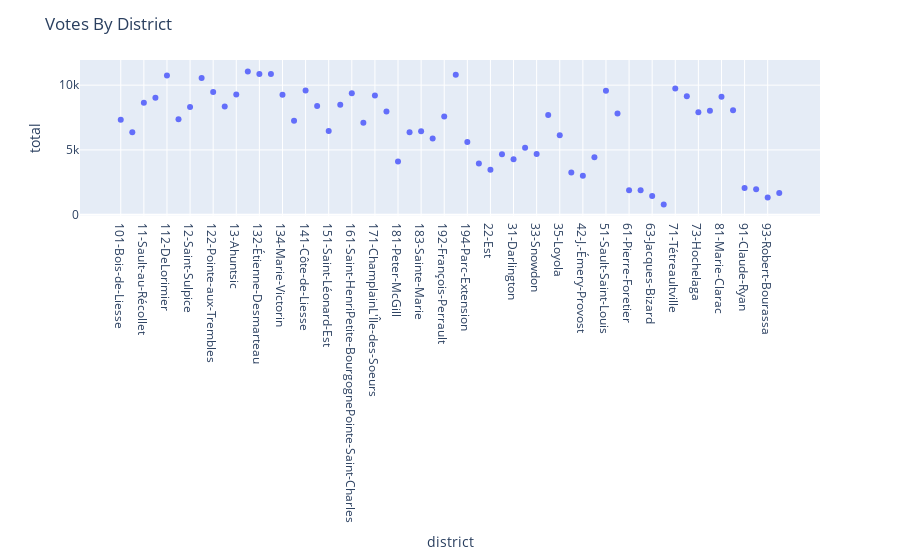

The notebook cell saved with this chart:
### Markdown cell above
### 3.3 Using The New Package
Finally, it's time to use the newly installed package! Pick a dataset from the [data package](https://plotly.com/python-api-reference/generated/plotly.data.html) that is a part of Plotly. 


### 3.3.1 (10 points):

Create a graph using one of these datasets. You can use the documentation for inspiration, but try to change the variables around so you get to really experience the package! Make sure to include titles and axis labels!

### Code cell
import plotly.express as px
data = plotly.data.election()
fig1 = px.scatter(data, x="district", y="total")
fig1.update_layout(title="Votes By District")

### Figure 1 — Plotly figure (JSON) as saved in the notebook; plotly's stock layout.template omitted (floating-point values rounded to 4 significant figures)
{"data": [{"hovertemplate": "district=%{x}<br>total=%{y}<extra></extra>", "legendgroup": "", "marker": {"color": "#636efa", "symbol": "circle"}, "mode": "markers", "name": "", "orientation": "v", "showlegend": false, "type": "scatter", "x": ["101-Bois-de-Liesse", "102-Cap-Saint-Jacques", "11-Sault-au-Récollet", "111-Mile-End", "112-DeLorimier", "113-Jeanne-Mance", "12-Saint-Sulpice", "121-La Pointe-aux-Prairies", "122-Pointe-aux-Trembles", "123-Rivière-des-Prairies", "13-Ahuntsic", "131-Saint-Édouard", "132-Étienne-Desmarteau", "133-Vieux-Rosemont", "134-Marie-Victorin", "14-Bordeaux-Cartierville", "141-Côte-de-Liesse", "142-Norman-McLaren", "151-Saint-Léonard-Est", "152-Saint-Léonard-Ouest", "161-Saint-HenriPetite-BourgognePointe-Saint-Charles", "162-Saint-PaulÉmard", "171-ChamplainL'Île-des-Soeurs", "172-Desmarchais-Crawford", "181-Peter-McGill", "182-Saint-Jacques", "183-Sainte-Marie", "191-Saint-Michel", "192-François-Perrault", "193-Villeray", "194-Parc-Extension", "21-Ouest", "22-Est", "23-Centre", "31-Darlington", "32-Côte-des-Neiges", "33-Snowdon", "34-Notre-Dame-de-Grâce", "35-Loyola", "41-du Canal", "42-J.-Émery-Provost", "43-Fort-Rolland", "51-Sault-Saint-Louis", "52-Cecil-P.-Newman", "61-Pierre-Foretier", "62-Denis-Benjamin-Viger", "63-Jacques-Bizard", "64-Sainte-Geneviève", "71-Tétreaultville", "72-MaisonneuveLongue-Pointe", "73-Hochelaga", "74-Louis-Riel", "81-Marie-Clarac", "82-Ovide-Clermont", "91-Claude-Ryan", "92-Joseph-Beaubien", "93-Robert-Bourassa", "94-Jeanne-Sauvé"], "xaxis": "x", "y": [7334, 6363, 8650, 9030, 10747, 7370, 8316, 10546, 9465, 8351, 9282, 11050, 10867, 10866, 9259, 7247, 9587, 8385, 6454, 8479, 9378, 7096, 9200, 7956, 4099, 6357, 6445, 5872, 7583, 10802, 5615, 3951, 3469, 4663, 4287, 5172, 4687, 7688, 6125, 3263, 3003, 4438, 9560, 7809, 1887, 1889, 1432, 789, 9737, 9135, 7900, 8025, 9111, 8060, 2062, 1965, 1330, 1678], "yaxis": "y"}], "layout": {"legend": {"tracegroupgap": 0}, "margin": {"t": 60}, "title": {"text": "Votes By District"}, "xaxis": {"anchor": "y", "domain": [0, 1], "title": {"text": "district"}}, "yaxis": {"anchor": "x", "domain": [0, 1], "title": {"text": "total"}}}}
